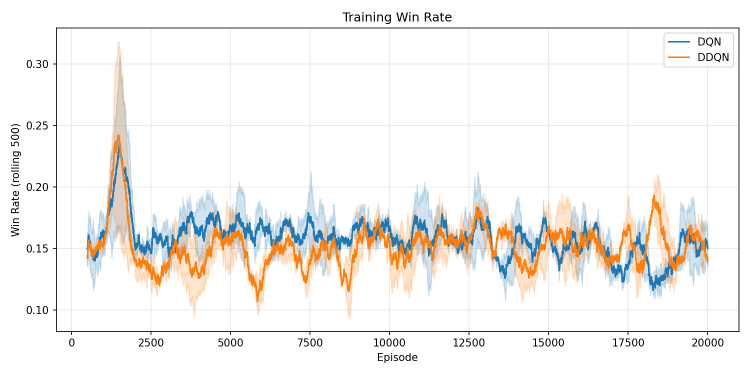
#> input picture paper/fig_winrate.png, 1500 x 750 px, found by its file name (shown at 1/2 size)
$ python make_poster.py
#> lines starting #> are read from the running program, lines starting #| are printed output that depends on the picture
"""
Generate a 4x3 academic poster (34" x 33") and split into 12 letter-size pages.

Usage:
    py -3.11 poster/make_poster.py

Output:
    poster/poster_full.png       - full poster image
    poster/pages/page_01.png ... - 12 individual pages for printing
"""

import os, sys
sys.path.insert(0, os.path.dirname(os.path.dirname(__file__)))

import matplotlib
matplotlib.use('Agg')
import matplotlib.pyplot as plt
import matplotlib.patches as mpatches
import matplotlib.image as mpimg
import numpy as np
from PIL import Image

# ── Dimensions ────────────────────────────────────────────────────────
COLS, ROWS = 4, 3
PAGE_W, PAGE_H = 8.5, 11          # inches (letter)
POSTER_W = COLS * PAGE_W          # 34"
POSTER_H = ROWS * PAGE_H          # 33"
DPI = 150

# ── Colours ───────────────────────────────────────────────────────────
C_TITLE_BG  = '#1a365d'
C_TITLE_FG  = '#ffffff'
C_SECTION   = '#2c5282'
C_BODY      = '#1a202c'
C_BG        = '#ffffff'
C_ACCENT    = '#e2e8f0'
C_DQN       = '#3182ce'
C_DDQN      = '#dd6b20'
C_MCTS      = '#38a169'

# ── Result figure paths ───────────────────────────────────────────────
RESULTS = os.path.join(os.path.dirname(os.path.dirname(__file__)), 'results')

# ── Helper functions ──────────────────────────────────────────────────

def add_bg(fig, x, y, w, h, color, alpha=1.0):
    fig.patches.append(mpatches.FancyBboxPatch(
        (x, y), w, h, transform=fig.transFigure, facecolor=color,
        edgecolor='none', alpha=alpha, zorder=0,
        boxstyle="square,pad=0"))

def section_header(fig, x, y, text, fontsize=32):
    fig.text(x, y, text, fontsize=fontsize, fontweight='bold',
             color=C_SECTION, va='top', ha='left')

def body_text(fig, x, y, text, fontsize=18, **kw):
    fig.text(x, y, text, fontsize=fontsize, color=C_BODY,
             va='top', ha='left', linespacing=1.5, **kw)

def embed_image(fig, img_path, extent):
    """extent = [left, bottom, width, height] in figure coords."""
    ax = fig.add_axes(extent)
    img = mpimg.imread(img_path)
    ax.imshow(img)
    ax.axis('off')
    return ax

def mono_text(fig, x, y, text, fontsize=14):
    fig.text(x, y, text, fontsize=fontsize, color=C_BODY,
             va='top', ha='left', family='monospace', linespacing=1.6,
             bbox=dict(boxstyle='round,pad=0.3', facecolor=C_ACCENT,
                       edgecolor='#cbd5e0', alpha=0.7))


# ── Build poster ──────────────────────────────────────────────────────

def _draw_chessboard(save_path):
    """Draw a 5x5 Gardner Mini-Chess initial position and save as PNG."""
#> called with save_path = 'poster/_chessboard.png'
    fig_cb, ax = plt.subplots(figsize=(5, 5))

    # board colors
    light, dark = '#f0d9b5', '#b58863'
    for r in range(5):
        for c in range(5):
            color = light if (r + c) % 2 == 0 else dark
            ax.add_patch(mpatches.Rectangle((c, 4 - r), 1, 1, facecolor=color, edgecolor='none'))

    # pieces: row 0 = black back rank, row 1 = black pawns, row 3 = white pawns, row 4 = white back rank
    pieces = {
        (0, 0): '\u265C', (0, 1): '\u265E', (0, 2): '\u265D', (0, 3): '\u265B', (0, 4): '\u265A',
        (1, 0): '\u265F', (1, 1): '\u265F', (1, 2): '\u265F', (1, 3): '\u265F', (1, 4): '\u265F',
        (3, 0): '\u2659', (3, 1): '\u2659', (3, 2): '\u2659', (3, 3): '\u2659', (3, 4): '\u2659',
        (4, 0): '\u2656', (4, 1): '\u2658', (4, 2): '\u2657', (4, 3): '\u2655', (4, 4): '\u2654',
    }
    for (r, c), p in pieces.items():
        ax.text(c + 0.5, 4 - r + 0.5, p, fontsize=36, ha='center', va='center')

    ax.set_xlim(0, 5); ax.set_ylim(0, 5)
    ax.set_xticks([]); ax.set_yticks([])
    ax.set_aspect('equal')
    for spine in ax.spines.values():
        spine.set_visible(True); spine.set_color('#333'); spine.set_linewidth(2)
    fig_cb.tight_layout(pad=0.2)
    fig_cb.savefig(save_path, dpi=150, bbox_inches='tight', pad_inches=0.05)
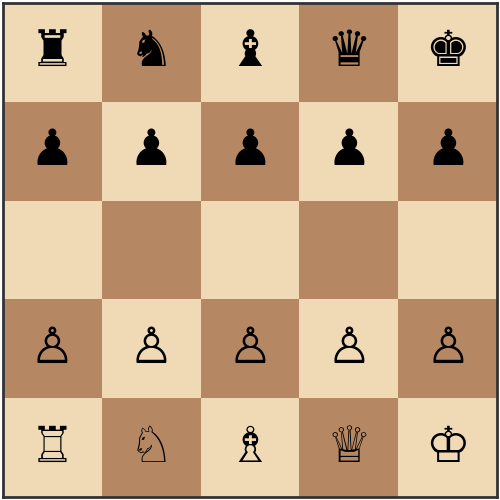
#> figure drawn by matplotlib, 1 panel
    plt.close(fig_cb)


def make_poster():
    # pre-generate chessboard image
    board_img_path = os.path.join(os.path.dirname(__file__), '_chessboard.png')
    _draw_chessboard(board_img_path)

    fig = plt.figure(figsize=(POSTER_W, POSTER_H), facecolor=C_BG)

    # ============================================================
    # ROW 0 — Title banner  (top 1/3 height → y: 0.667 – 1.0)
    # ============================================================
    add_bg(fig, 0, 0.82, 1, 0.18, C_TITLE_BG)

    fig.text(0.50, 0.97,
             'Deep Q-Learning and Planning in Self-Play Mini-Chess',
             fontsize=52, fontweight='bold', color=C_TITLE_FG,
             ha='center', va='top')
    fig.text(0.50, 0.92,
             'A Comparison of DQN, Double DQN, and MCTS',
             fontsize=38, color='#bee3f8', ha='center', va='top')
    fig.text(0.50, 0.875,
             'Zhenkang Dong  |  CS 5180 Reinforcement Learning  |  Northeastern University',
             fontsize=24, color='#a0aec0', ha='center', va='top')

    # ============================================================
    # ROW 1 — Methods  (middle 1/3 → y: 0.333 – 0.667)
    # ============================================================
    col_w = 1.0 / COLS
    row_mid_top = 0.80
    row_mid_bot = 0.40

    # light background for method row
    add_bg(fig, 0, row_mid_bot, 1, row_mid_top - row_mid_bot, '#f7fafc')

    # ── Section 1: Problem & MDP ──
    x0 = 0.02
    section_header(fig, x0, 0.78, '1. Problem & MDP Formulation')

    # chessboard image (right side of Section 1)
    if os.path.exists(board_img_path):
        embed_image(fig, board_img_path, [0.13, 0.56, 0.10, 0.12])

    body_text(fig, x0, 0.75,
        'Gardner Mini-Chess\n'
        '5×5 board, 10 pieces per side\n'
        '(K, Q, R, B, N, 5P)\n\n'
        'State: 12 × 5 × 5 binary planes\n'
        '  • Ch 0-5: own {P,N,B,R,Q,K}\n'
        '  • Ch 6-11: opponent pieces\n'
        '  • Canonical view (mover\'s POV)',
        fontsize=17)

    body_text(fig, x0, 0.48,
        'Actions: 625 (from_sq × to_sq)\n'
        '  • Legal-action masking\n\n'
        'Rewards: Terminal only\n'
        '  • +1 win, -1 loss, 0 draw\n'
        '  • Move limit: 200 half-moves',
        fontsize=17)

    # ── Section 2: DQN & Double DQN ──
    x1 = col_w + 0.02
    section_header(fig, x1, 0.78, '2. DQN & Double DQN')

    body_text(fig, x1, 0.75,
        'CNN Architecture:\n'
        '  Conv2d(12→64, 3×3) → BN → ReLU\n'
        '  Conv2d(64→128, 3×3) → BN → ReLU\n'
        '  Conv2d(128→128, 3×3) → BN → ReLU\n'
        '  FC(3200→512) → ReLU → FC(512→625)',
        fontsize=17)

    mono_text(fig, x1, 0.65,
        'DQN Target:\n'
        '  y = r + γ · max_a\' Q(s\', a\'; θ⁻)\n'
        '\n'
        'Double DQN Target:\n'
        '  a* = argmax_a\' Q(s\', a\'; θ)   ← online\n'
        '  y  = r + γ · Q(s\', a*; θ⁻)     ← target',
        fontsize=16)

    body_text(fig, x1, 0.52,
        'Key Hyperparameters:\n'
        '  • Learning rate: 1e-4 (Adam)\n'
        '  • Replay buffer: 100K transitions\n'
        '  • Target update: every 1000 steps\n'
        '  • ε-greedy: 1.0 → 0.05 (linear, 30K eps)\n'
        '  • Discount γ = 0.99\n'
        '  • Loss: Huber (Smooth L1)',
        fontsize=17)

    # ── Section 3: MCTS ──
    x2 = 2 * col_w + 0.02
    section_header(fig, x2, 0.78, '3. MCTS (Planning)')

    body_text(fig, x2, 0.75,
        'Monte Carlo Tree Search with random rollout\n'
        'policy — no training required.\n\n'
        '200 simulations per move decision.',
        fontsize=18)

    mono_text(fig, x2, 0.65,
        'function MCTS(state, N_sim):\n'
        '  root = Node(state)\n'
        '  for i = 1 ... N_sim:\n'
        '    node = SELECT(root)   // UCB1\n'
        '    node = EXPAND(node)\n'
        '    v = ROLLOUT(node)     // random\n'
        '    BACKPROP(node, v)\n'
        '  return most_visited(root)',
        fontsize=15)

    body_text(fig, x2, 0.51,
        'UCB1 Selection:\n'
        '  score = Q/N + c · √(ln N_parent / N)\n'
        '  c = √2 ≈ 1.414\n\n'
        'Rollout: uniform random legal moves\n'
        'until terminal state.\n\n'
        'Value stored from White\'s perspective\n'
        'at every node (no negation needed).',
        fontsize=17)

    # ── Section 4: Self-Play Training ──
    x3 = 3 * col_w + 0.02
    section_header(fig, x3, 0.78, '4. Self-Play Training')

    body_text(fig, x3, 0.75,
        'Training Pipeline:\n\n'
        '① Warmup phase (ep 1-1000):\n'
        '   Agent vs Random opponent\n\n'
        '② Self-play phase (ep 1001+):\n'
        '   Agent vs Frozen copy of itself\n\n'
        '③ Frozen opponent refreshed\n'
        '   every 500 episodes\n\n'
        '④ Colors alternate each episode\n'
        '   (mitigate first-move bias)\n\n'
        '⑤ Canonical encoding:\n'
        '   Board always from mover\'s POV\n'
        '   → same network plays both sides\n\n'
        'Training budget:\n'
        '  20,000 episodes × 2 seeds\n'
        '  (RTX 4060 Laptop GPU)',
        fontsize=17)

    # ============================================================
    # ROW 2 — Results  (bottom 1/3 → y: 0 – 0.333)
    # ============================================================
    row_bot_top = 0.39

    # ── Section 5: Training Win Rate ──
    section_header(fig, 0.02, 0.38, '5. Training Win Rate')
    fig_path = os.path.join(RESULTS, 'fig_winrate.png')
    if os.path.exists(fig_path):
        embed_image(fig, fig_path, [0.01, 0.12, 0.24, 0.25])
#> in embed_image, img is the input picture: shape (750, 1500, 4) float32; mean R, G, B, A 0.959, 0.95, 0.942, 1

    # ── Section 6: Q-Value Overestimation ──
    section_header(fig, col_w + 0.02, 0.38, '6. Q-Value Analysis')
    fig_path = os.path.join(RESULTS, 'fig_qvalues.png')
    if os.path.exists(fig_path):
        embed_image(fig, fig_path, [0.255, 0.12, 0.24, 0.25])
#> call 2 of embed_image, with img_path = 'results/fig_qvalues.png'
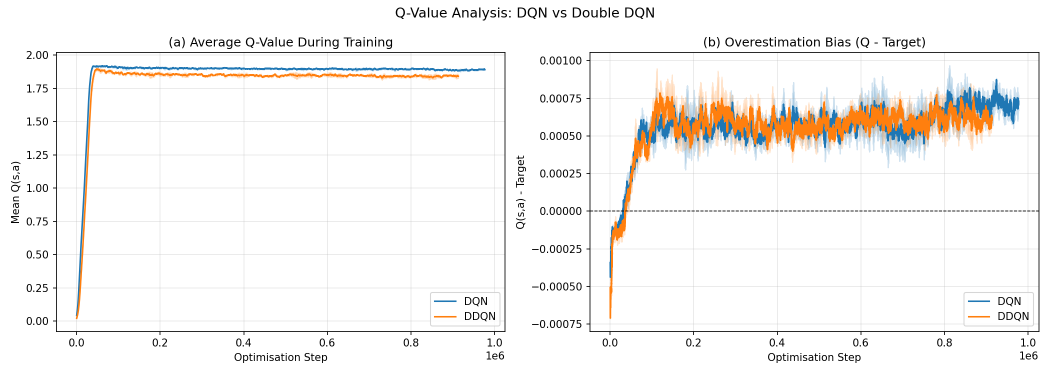
#> input picture paper/fig_qvalues.png, 2100 x 750 px, found by its file name (shown at 1/2 size)
#> in embed_image, img is the input picture: shape (750, 2100, 4) float32; mean R, G, B, A 0.965, 0.958, 0.951, 1

    # ── Section 7: Evaluation Results ──
    section_header(fig, 2*col_w + 0.02, 0.38, '7. Evaluation Results')
    fig_path = os.path.join(RESULTS, 'fig_eval_bars.png')
    if os.path.exists(fig_path):
        embed_image(fig, fig_path, [0.505, 0.12, 0.24, 0.25])
#> call 3 of embed_image, with img_path = 'results/fig_eval_bars.png'
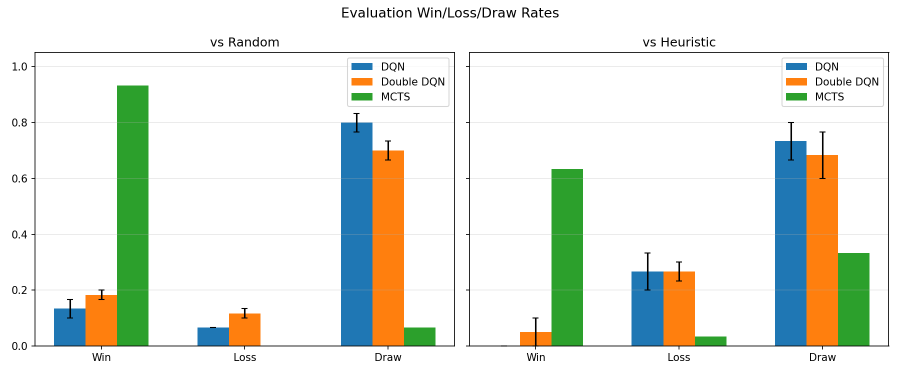
#> input picture paper/fig_eval_bars.png, 1800 x 750 px, found by its file name (shown at 1/2 size)
#> in embed_image, img is the input picture: shape (750, 1800, 4) float32; mean R, G, B, A 0.895, 0.91, 0.875, 1

    # Result summary table
    body_text(fig, 2*col_w + 0.02, 0.11,
        '           vs Random (W/L/D)  vs Heuristic (W/L/D)\n'
        'DQN       13% / 7%  / 80%     0% / 27% / 73%\n'
        'DDQN     18% / 12% / 70%     5% / 27% / 68%\n'
        'MCTS     93% /  0%  /  7%    63% /  3%  / 33%',
        fontsize=14, family='monospace')

    # ── Section 8: Conclusions & Future Work ──
    section_header(fig, 3*col_w + 0.02, 0.38, '8. Conclusions')
    body_text(fig, 3*col_w + 0.02, 0.35,
        'Key Findings:\n\n'
        '• MCTS (93% win) greatly outperforms\n'
        '  DQN (13%) and DDQN (18%) vs Random\n\n'
        '• DDQN shows lower Q-value\n'
        '  overestimation than DQN\n'
        '  (avg Q: 1.84 vs 1.89)\n\n'
        '• DDQN has lower variance across\n'
        '  seeds (±0.8% vs ±1.4%)\n\n'
        '• Both DQN/DDQN struggle with\n'
        '  sparse terminal rewards\n'
        '  (most games end in draw)\n\n'
        'Future Work:\n\n'
        '• Reward shaping (captures, checks)\n'
        '• AlphaZero-style MCTS + NN\n'
        '• Longer training (50K+ episodes)\n'
        '• Policy gradient methods (PPO)',
        fontsize=17)

    # ── Grid lines (faint, to help alignment when taping) ──
    for i in range(1, COLS):
        x = i / COLS
        fig.add_artist(plt.Line2D([x, x], [0, 0.82], transform=fig.transFigure,
                 color='#e2e8f0', linewidth=0.5, zorder=1))
    for j in range(1, ROWS):
        y = j / ROWS
        fig.add_artist(plt.Line2D([0, 1], [y, y], transform=fig.transFigure,
                 color='#e2e8f0', linewidth=0.5, zorder=1))

    return fig


# ── Save and split ────────────────────────────────────────────────────

def save_and_split(fig):
    out_dir = os.path.dirname(__file__)
    pages_dir = os.path.join(out_dir, 'pages')
    os.makedirs(pages_dir, exist_ok=True)

    # save full poster
    full_path = os.path.join(out_dir, 'poster_full.png')
    fig.savefig(full_path, dpi=DPI, facecolor=fig.get_facecolor(),
                edgecolor='none', bbox_inches='tight', pad_inches=0)
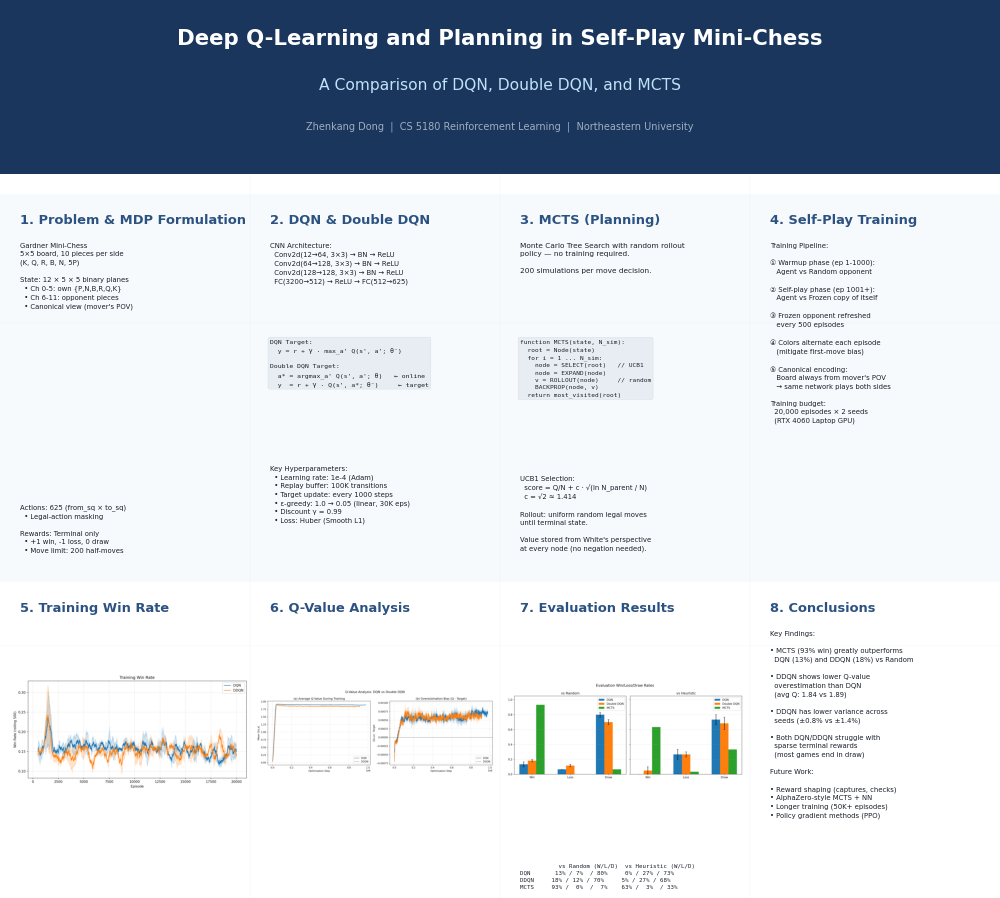
#> figure drawn by matplotlib, 3 panels
    plt.close(fig)
    print(f'Saved full poster: {full_path}')

    # split into 12 tiles
#> (the run stopped early here; a loop or call above may not have finished)
